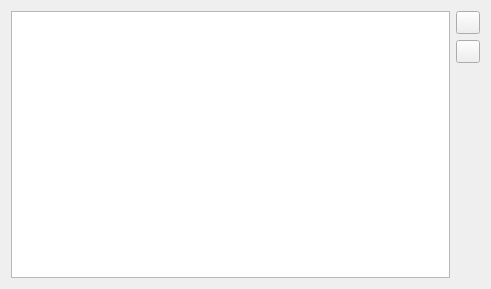
<?xml version="1.0" encoding="UTF-8"?>
<ui version="4.0">
 <class>MaemoDeployableListWidget</class>
 <widget class="QWidget" name="MaemoDeployableListWidget">
  <property name="geometry">
   <rect>
    <x>0</x>
    <y>0</y>
    <width>491</width>
    <height>289</height>
   </rect>
  </property>
  <property name="windowTitle">
   <string>Form</string>
  </property>
  <layout class="QHBoxLayout" name="horizontalLayout">
   <item>
    <widget class="QTableView" name="deployablesView">
     <property name="sizePolicy">
      <sizepolicy hsizetype="Expanding" vsizetype="Expanding">
       <horstretch>1</horstretch>
       <verstretch>1</verstretch>
      </sizepolicy>
     </property>
     <property name="minimumSize">
      <size>
       <width>400</width>
       <height>200</height>
      </size>
     </property>
     <property name="selectionMode">
      <enum>QAbstractItemView::SingleSelection</enum>
     </property>
     <property name="selectionBehavior">
      <enum>QAbstractItemView::SelectRows</enum>
     </property>
     <property name="showGrid">
      <bool>false</bool>
     </property>
     <attribute name="horizontalHeaderVisible">
      <bool>true</bool>
     </attribute>
     <attribute name="horizontalHeaderCascadingSectionResizes">
      <bool>false</bool>
     </attribute>
     <attribute name="verticalHeaderVisible">
      <bool>false</bool>
     </attribute>
    </widget>
   </item>
   <item>
    <layout class="QVBoxLayout" name="verticalLayout">
     <item>
      <widget class="QToolButton" name="addFileButton">
       <property name="toolTip">
        <string>Add File to Package</string>
       </property>
       <property name="text">
        <string/>
       </property>
       <property name="icon">
        <iconset resource="../../coreplugin/core.qrc">
         <normaloff>:/core/images/plus.png</normaloff>:/core/images/plus.png</iconset>
       </property>
      </widget>
     </item>
     <item>
      <widget class="QToolButton" name="removeFileButton">
       <property name="toolTip">
        <string>Remove File from Package</string>
       </property>
       <property name="text">
        <string/>
       </property>
       <property name="icon">
        <iconset resource="../../coreplugin/core.qrc">
         <normaloff>:/core/images/minus.png</normaloff>:/core/images/minus.png</iconset>
       </property>
      </widget>
     </item>
     <item>
      <spacer name="verticalSpacer">
       <property name="orientation">
        <enum>Qt::Vertical</enum>
       </property>
       <property name="sizeHint" stdset="0">
        <size>
         <width>20</width>
         <height>40</height>
        </size>
       </property>
      </spacer>
     </item>
    </layout>
   </item>
  </layout>
 </widget>
 <resources>
  <include location="../../coreplugin/core.qrc"/>
 </resources>
 <connections>
  <connection>
   <sender>addFileButton</sender>
   <signal>clicked()</signal>
   <receiver>MaemoDeployableListWidget</receiver>
   <slot>addFile()</slot>
   <hints>
    <hint type="sourcelabel">
     <x>475</x>
     <y>32</y>
    </hint>
    <hint type="destinationlabel">
     <x>488</x>
     <y>242</y>
    </hint>
   </hints>
  </connection>
  <connection>
   <sender>removeFileButton</sender>
   <signal>clicked()</signal>
   <receiver>MaemoDeployableListWidget</receiver>
   <slot>removeFile()</slot>
   <hints>
    <hint type="sourcelabel">
     <x>456</x>
     <y>66</y>
    </hint>
    <hint type="destinationlabel">
     <x>490</x>
     <y>182</y>
    </hint>
   </hints>
  </connection>
 </connections>
 <slots>
  <slot>addFile()</slot>
  <slot>removeFile()</slot>
 </slots>
</ui>
